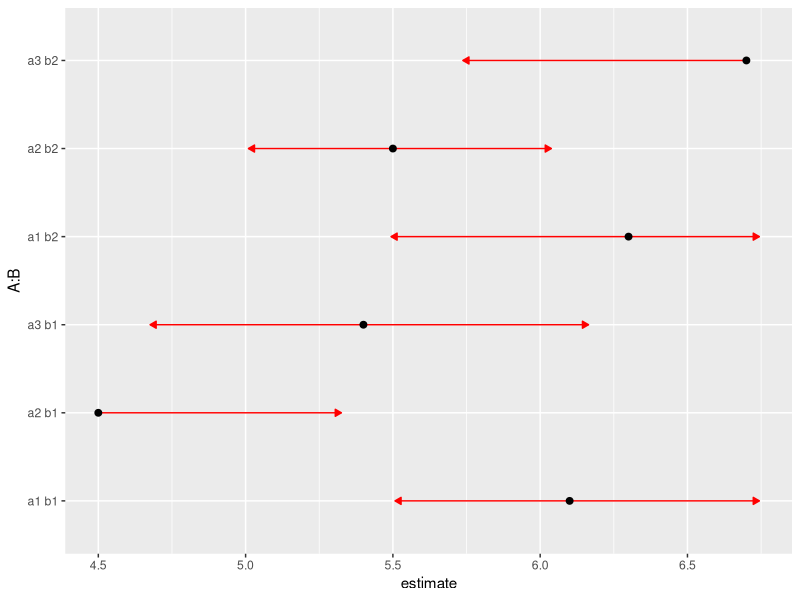
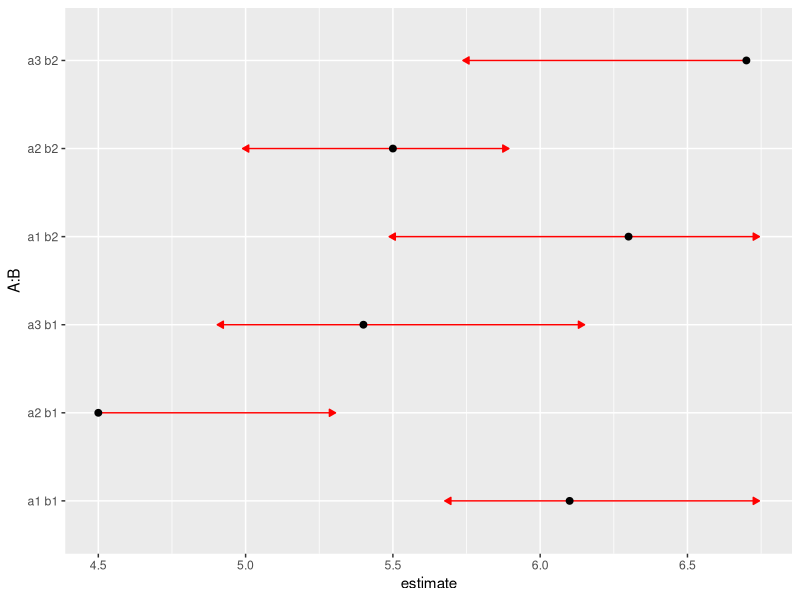
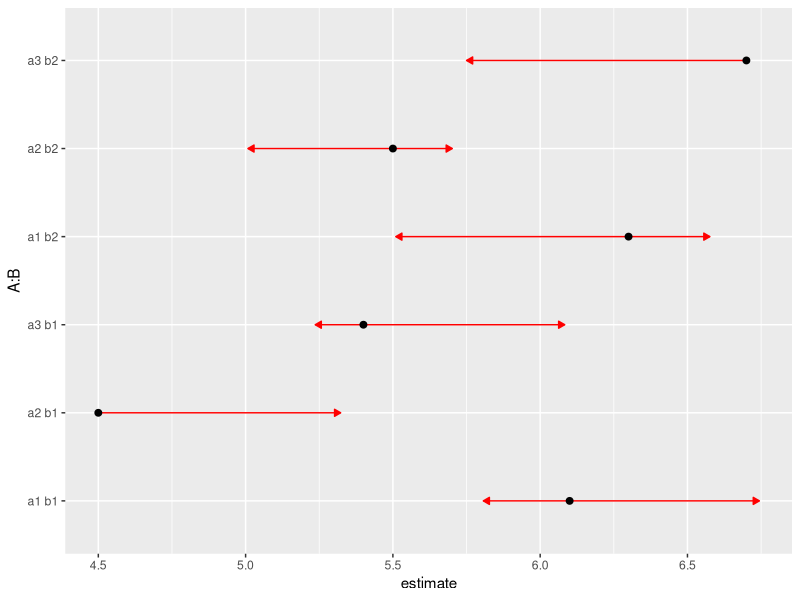

Generate these figures, in order, with R: (Note: this script raises an error after producing the figures.)
## ---- chunk 1
require("emmeans")
knitr::opts_chunk$set(fig.width = 4.5, fig.height = 2.0, class.output = "ro",
                      class.message = "re", class.error = "re", class.warning = "re")
###knitr::opts_chunk$set(fig.width = 4.5, fig.height = 2.0)
## ---- chunk 2
m = c(6.1, 4.5, 5.4,    6.3, 5.5, 6.7)
se2 = c(.3, .4, .37,  .41, .23, .48)^2
lev = list(A = c("a1","a2","a3"), B = c("b1", "b2"))
foo = emmobj(m, diag(se2), levels = lev, linfct = diag(6))
plot(foo, CIs = FALSE, comparisons = TRUE)
## ---- chunk 3
mkmat <- function(V, rho = 0, indexes = list(1:3, 4:6)) {
    sd = sqrt(diag(V))
    for (i in indexes)
        V[i,i] = (1 - rho)*diag(sd[i]^2) + rho*outer(sd[i], sd[i])
    V
}
# Intraclass correlation = 0.3
foo3 = foo
foo3@V <- mkmat(foo3@V, 0.3)
plot(foo3, CIs = FALSE, comparisons = TRUE)
## ---- chunk 4
foo6 = foo
foo6@V <- mkmat(foo6@V, 0.6)
plot(foo6, CIs = FALSE, comparisons = TRUE)
## ---- chunk 5
foo8 = foo
foo8@V <- mkmat(foo8@V, 0.8)
plot(foo8, CIs = FALSE, comparisons = TRUE)
## ---- chunk 6
plot(foo8, CIs = FALSE, comparisons = TRUE, by = "B")
## ---- chunk 7
pwpp(foo6, sort = FALSE)
pwpm(foo6)
## ---- chunk 8
options(contrasts = c("contr.treatment", "contr.poly"))   ## ensure system default
w <- warpbreaks[1:40, ]   ### no data for (wool = B, tension = H)
w.lm <- lm(breaks ~ wool * tension, data = w)
w.rg <- ref_grid(w.lm)
(jt <- joint_tests(w.rg))
## ---- chunk 9
(lf <- contrast(w.rg, "consec")@linfct)
## ---- chunk 10
(ef <- attr(jt, "est.fcns")[1:2])
## ---- chunk 11
efX <- do.call(rbind, ef)
(res <- t(qr.resid(qr(t(efX)), t((lf)))))
## ---- chunk 12
tmp <- w.rg
tmp@linfct <- res
tmp@grid <- data.frame(row = 1:5)
test(tmp, joint = TRUE)
## ---- chunk 13
w.lmS <- update(w.lm, contrasts = list(wool = "contr.SAS", tension = "contr.SAS"))
joint_tests(w.lmS)
## ---- chunk 14
(jt.regrid <- joint_tests(regrid(w.rg)))
## ---- chunk 15
attr(jt.regrid, "est.fcns")
